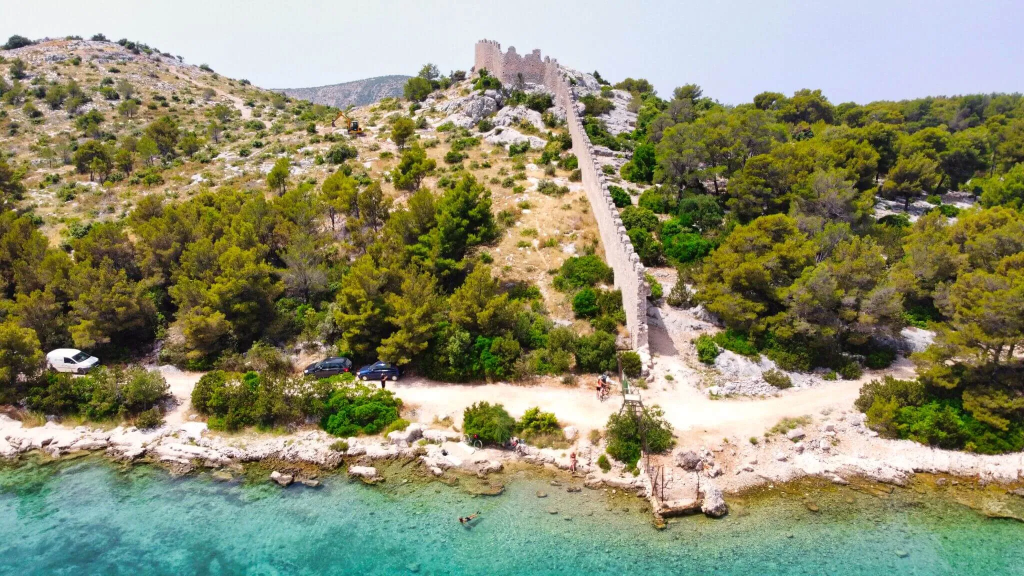
#> input picture images/Bedem.webp, 2048 x 1152 px, found by its file name (shown at 1/2 size)
$ python compress_landmarks.py
#> lines starting #> are read from the running program, lines starting #| are printed output that depends on the picture
import os
from PIL import Image

base = 'c:/Users/tonci/Desktop/public_html/ApartmentsTOJO/TOJO1/images/Znamenitosti'

# The 7 main background images used as CSS backgrounds - these load all at once
targets = [
    'Bedem.webp',
    'Krka.webp',
    'Šibenik.webp',
    'Primošten.webp',
    'Kornati.webp',
    'Barone.webp',
    'KanalSvAnte.webp',
]

MAX_WIDTH = 900
MAX_HEIGHT = 600
QUALITY = 78

for fname in targets:
    path = os.path.join(base, fname)
    if not os.path.exists(path):
        print(f'MISSING: {fname}')
        continue

    orig_size = os.path.getsize(path)
    img = Image.open(path).convert('RGB')
#> img is the input picture: PIL image 2048x1152 RGB; mean R, G, B 140, 141.6, 111.5
    w, h = img.size
#> w = 2048; h = 1152

    # Resize maintaining aspect ratio
    ratio = min(MAX_WIDTH / w, MAX_HEIGHT / h)
#> ratio = 0.439
    if ratio < 1.0:
        new_w = int(w * ratio)
#> new_w = 900
        new_h = int(h * ratio)
#> new_h = 506
        img = img.resize((new_w, new_h), Image.LANCZOS)
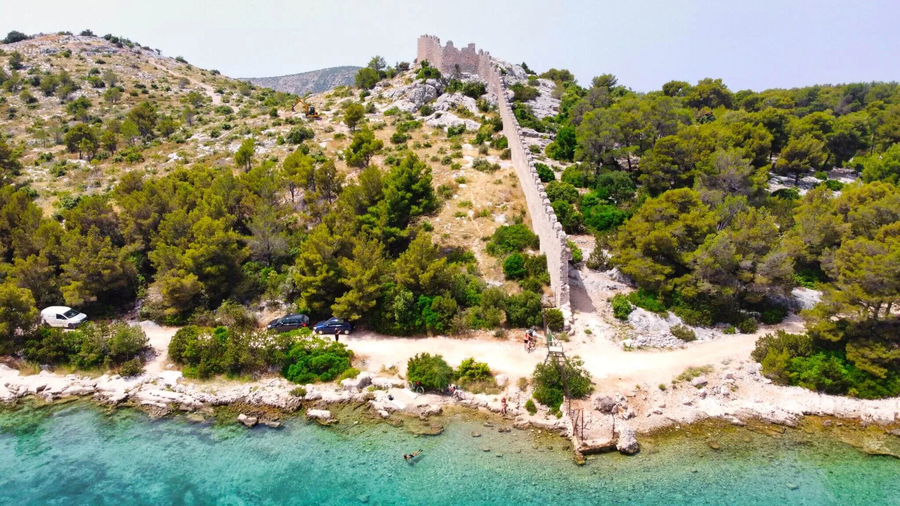
#> img: PIL image 900x506 RGB; mean R, G, B 140, 141.6, 111.5
    else:
        new_w, new_h = w, h

    img.save(path, 'WEBP', quality=QUALITY, method=6)
    new_size = os.path.getsize(path)

    pct = int((1 - new_size / orig_size) * 100)
    print(f'{fname}: {orig_size//1024}KB -> {new_size//1024}KB ({pct}% smaller), {w}x{h} -> {new_w}x{new_h}')
#| Bedem.webp: 480KB -> 107KB (77% smaller), 2048x1152 -> 900x506

print('\nDone!')
